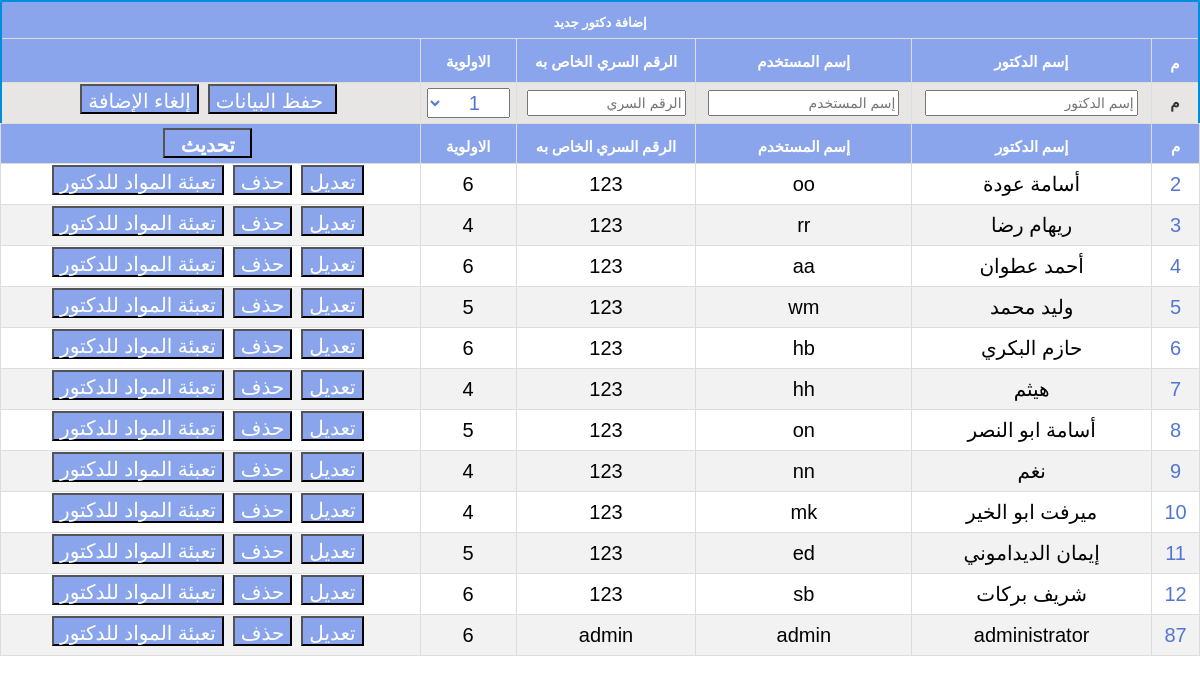
The page /admin_Pages/adm_add_drs.php on the database its author committed.
### tables this page shows
CREATE TABLE IF NOT EXISTS `doctors` (
`dr_id` int(11) NOT NULL,
  `dr_fullname` varchar(30) NOT NULL,
  `username` varchar(20) NOT NULL,
  `password` varchar(30) NOT NULL,
  `priority` int(11) NOT NULL DEFAULT '6',
  `status` enum('1','0') NOT NULL DEFAULT '1',
  `current_stand` varchar(20) DEFAULT 'مدرج1',
  `degree` int(11) NOT NULL DEFAULT '1'
);

### admin_Pages/adm_add_drs.php (the view, shortened to what this page needs)
<!DOCTYPE html>
<html>
    <head>
        <link rel="stylesheet" href="https://maxcdn.bootstrapcdn.com/bootstrap/3.3.7/css/bootstrap.min.css">
        <link rel="stylesheet" href="css_admin/test.css">
        <link rel="stylesheet" href="css_admin/admin.css">
        <link rel="stylesheet" href="css_admin/bootstrap.min.css">
    </head>
    <body>
        <?php
require_once 'Doctors.php';
$sql = "select * from doctors ";
$stmt = $conn->query($sql);
$result = $stmt->fetchAll(PDO::FETCH_CLASS | PDO::FETCH_PROPS_LATE, 'Doctors', array('dr_fullname', 'username', 'password', 'priority'));
$result = (is_array($result) && !empty($result)) ? $result : FALSE;
?>
        <div>
            <div style=" margin:auto; position: fixed; width: 100%;top:0;   font-family: -apple-system, BlinkMacSystemFont, 'Segoe UI', Roboto, 'Helvetica Neue', Arial, sans-serif, 'Apple Color Emoji', 'Segoe UI Emoji', 'Segoe UI Symbol';">
                <form method="post" enctype="application/x-www-form-urlencoded">
                    <center>
                        <table  style="margin-top: 0px;width:100%; border:2px #008dde solid;"  id="table">
                            <tr >
                                <th colspan="6" style="font-size:13px;">
                            <center ><b style="font-weight: bold;"> إضافة دكتور جديد</b></center></th>
                            </tr>
                            <tr>
                                 <th style="width: 4%;"><center><b style="font-size:15px; color: white;">م</b></center></th>
                                <th  style="width: 20%;"><label for="dr_fullname"> إسم الدكتور </label></th>
                                <th style="width: 18%;"><label for="username">إسم المستخدم </label></th>
                                <th style="width: 15%;"><label for="password">الرقم السري الخاص به</label></th>
                                <th style="width: 8%;"><label for="priority">الاولوية</label></th>
                                <th></th>
                            </tr>
                            <tr style=" background-color: #e8e5e5;">
                                <td style="width: 4%;"><center><b style="font-size:15px;">م</b></center></td>
                                <td style="width: 20%;">
                            <center><input required type="text" placeholder="إسم الدكتور" autocomplete="off" name="dr_fullname" id="dr_fullname" value="<?= isset($user1) ? $user1->dr_fullname : '' ?>"
                                           style="width: 90%;" ></center>
                            </td>
                            <td style="width: 18%;">
                            <center><input style="width: 90%;" required type="text" placeholder="إسم المستخدم" name="username" id="username" value="<?= isset($user1) ? $user1->username : '' ?>"></center>
                            </td>
                            <td style="width: 15%;">
                            <center><input style="width: 90%;"  required type="text"  placeholder="الرقم السري"
                                            autocomplete="off" name="password"
                                           id="password" value="<?= isset($user1) ? $user1->password : '' ?>" >
                            </center>
                            </td>
                            <td style="width: 8%;">
                            <center>  <select id="h1" name="priority" required style="width: 90%;" >
                                    <?php
                                    for($i=1;$i<7;$i++)
                                    {
                                        if($user1->priority==$i)
                                        {
                                        echo "<option selected>$i</option>";
                                        } else {
                                           echo" <option >$i</option>";
                                        }
                                    }
                                    ?>
                                </select></center>
                            </td>
                            <td>
                            <center>
                                <input id="h4" type="submit" name="submit" value=" حفظ البيانات" />
                                <input id="h4" type="reset" name="Reset" value="إلغاء الإضافة" />
                            </center>
                           </td>
                            </tr>
                        </table>
                    </center>
                </form>
            </div>
            <div>
                <form method="GET" enctype="application/x-www-form-urlencoded">
                    <table id="table" style="margin:auto; position: fixed; width: 100%; top:123px; font-family: -apple-system, BlinkMacSystemFont, 'Segoe UI', Roboto, 'Helvetica Neue', Arial, sans-serif, 'Apple Color Emoji', 'Segoe UI Emoji', 'Segoe UI Symbol';">
                     <tr>
                         <th style="width: 4%;"><center><b style="font-size:15px; color: white;">م</b></center></th>
                                <th  style="width: 20%;"> إسم الدكتور  </th>
                                <th style="width: 18%;">إسم المستخدم </th>
                                <th style="width: 15%;">الرقم السري الخاص به</th>
                                <th style="width: 8%;">الاولوية</th>
                                <th style="">
                  <form method="post" action="">
                    <input type='submit' style=" margin-bottom: 0px; margin-top: -100px; color: white;"
                     id="h4" value='  تحديث  '/>
                 </form>
                                </th>
                            </tr>
                    </table>
                    <table  style="margin-top: 142px;width:100%;"  id="table">
                        <tbody>
                            <?php
                            if (FALSE != $result ) {
                                foreach ($result as $doctor) {
                                if ($doctor->dr_id!=0){
                                    ?>
                                    <tr>
                                        <td style="width: 4%;" id='h1' style='color:black;'><?php echo $doctor->dr_id; ?></td>
                                        <td style="width: 20%; color:black;" id='h1'><?php echo $doctor->dr_fullname; ?></td>
                                        <td style="width: 18%; color:black;" id='h1'><?php echo $doctor->username; ?></td>
                                        <td style="width: 15%; color:black;" id='h1'><?php echo $doctor->password; ?></td>
                                        <td style="width: 8%;  color:black;" id='h1'><?php echo $doctor->priority; ?></td>
                                        <td>
                                        <center>
                                         <button id="h4" type="submit" value="تعديل"><a class="aa" href="?action=edit&id=<?= $doctor->dr_id ?>">تعديل <i class="fa fa-edit"></i></a></button>
                                         <button id="h4" type="submit" value="حذف" onclick="if (!confirm('هل تريد حذف بيانات الدكتور !'))
                                                        return false;"><a style="color:white;" href="?action=delete&id=<?= $doctor->dr_id ?>">حذف</a></button>
                                          <button id="h4"> <a style="color:white;"  href="http://localhost/admin_Pages/adm_inser_courses_to_dr.php?action=fill&id=<?=$doctor->dr_id ?>&dept=العام">تعبئة  المواد للدكتور</a></button>
                                         </center>
                                        </td>
                                    </tr>
                                    <?php
                                }}
                            } else {
                                ?>
                            <td colspan="5"><p>Sorry no doctors to list</p> </td>
                            <?php
                        }
                        ?>
                        </tbody>
                    </table>
                </form>
            </div>
        </div>
    <br />
</body>
</html>

### admin_Pages/css_admin/admin.css (style rules this page uses)
#table { font-family: "Trebuchet MS", Arial, Helvetica, sans-serif; border-collapse: collapse; width: 60%; direction: rtl; }
#table td, #table th { border: 1px solid #ddd; padding: 1px; height: 10px; }
#table tr:nth-child(even) { background-color: #f2f2f2; }
#table th { padding-top: 12px; padding-bottom: 5px; text-align: center; background-color: #8aa5ec; color: white; font-size: 15px; height: 11px; }
#h1 { width: 80%; height:30px ; color: #5276d2; font-size: 20px; text-align: center; }
#h4 { background-color: #8aa5ec; width: auto; height: 30px; font-size: 20px; margin-right: 5px; color: white; margin-bottom: 8px; }

### admin_Pages/adm_add_drs.php (style rules this page uses)
.aa { text-decoration: none; color: white; }

### rows shown on the page
doctors: dr_id "2", dr_fullname "أسامة عودة", username "oo", password "123", priority "6"
doctors: dr_id "3", dr_fullname "ريهام رضا", username "rr", password "123", priority "4"
doctors: dr_id "4", dr_fullname "أحمد عطوان", username "aa", password "123", priority "6"
doctors: dr_id "5", dr_fullname "وليد محمد", username "wm", password "123", priority "5"
doctors: dr_id "6", dr_fullname "حازم البكري", username "hb", password "123", priority "6"
doctors: dr_id "7", dr_fullname "هيثم", username "hh", password "123", priority "4"
doctors: dr_id "8", dr_fullname "أسامة ابو النصر", username "on", password "123", priority "5"
doctors: dr_id "9", dr_fullname "نغم", username "nn", password "123", priority "4"
doctors: dr_id "10", dr_fullname "ميرفت ابو الخير", username "mk", password "123", priority "4"
doctors: dr_id "11", dr_fullname "إيمان الديداموني", username "ed", password "123", priority "5"
doctors: dr_id "12", dr_fullname "شريف بركات", username "sb", password "123", priority "6"
doctors: dr_id "87", dr_fullname "administrator", username "admin", password "admin", priority "6"

### other values the page prints
form field priority "1"
